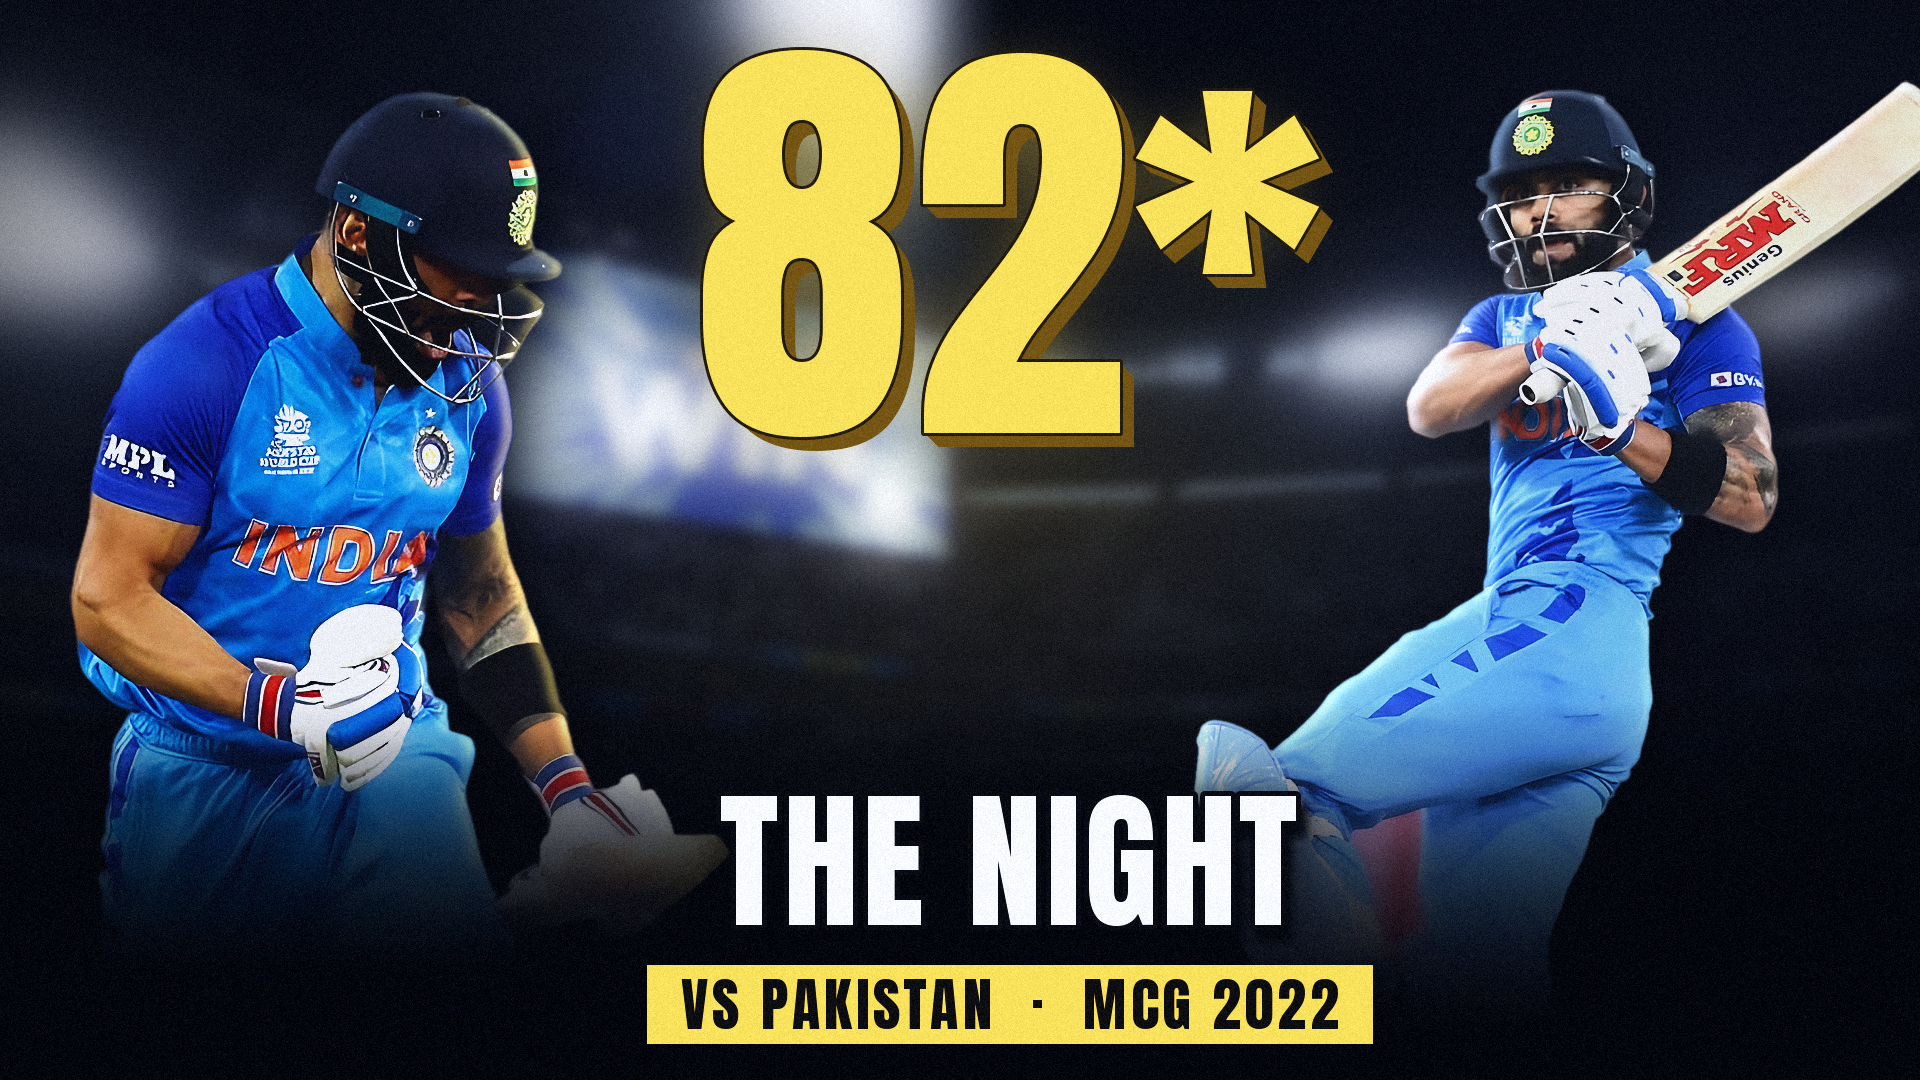

This figure's Python source:
#!/usr/bin/env python3
"""1920x1080 thumbnail: "Virat Kohli's 82: The Night That Became Cricket History | MCG 2022".

Real MCG night (post-win photo, blurred + bloomed) behind; Virat's roar large on the left; the six off
Haris Rauf on the right; a giant 82* set behind both players; "THE NIGHT" + VS PAKISTAN · MCG 2022 banner.
Cut-outs come from Real-ESRGAN 4x upscales; compositing helpers are shared with the World Cup 2003 thumbnail.

    python3 thumb_82.py  ->  thumb_82.png / .jpg / _small.png
"""
import os
import sys

import numpy as np
from PIL import Image, ImageDraw, ImageFilter, ImageFont

HERE = os.path.dirname(os.path.abspath(__file__))
sys.path.insert(0, os.path.join(HERE, "..", "doc_video", "thumb"))
import thumb_wc2003 as tw  # noqa: E402
from thumb_wc2003 import ANTON, H, W, arr, fade_bottom, finish, img, load_cut, place, radial, regrade, shadow_text  # noqa: E402

Y = (255, 222, 89)  # brand #FFDE59
tw.HERE = HERE


def background():
    """The MCG on the night (post-win photo): cover-crop, blur, cool grade, floodlight bloom, vignette."""
    # stands + lights from either side of the players in the photo, blended at the seam (behind the 82*)
    src = Image.open(os.path.join(HERE, "bg_mcg.jpg")).convert("RGB")
    left, right = src.crop((0, 0, 470, 400)), src.crop((730, 0, 1200, 400))
    joined = Image.new("RGB", (900, 400))
    joined.paste(left, (0, 0))
    seam = Image.linear_gradient("L").rotate(90, expand=True).resize((40, 400)).transpose(Image.FLIP_LEFT_RIGHT)
    joined.paste(right, (430, 0))
    joined.paste(left.crop((430, 0, 470, 400)), (430, 0), seam)
    im = joined.resize((W, int(400 * W / 900)), Image.LANCZOS)
    canvas = Image.new("RGB", (W, H), (6, 8, 14))
    canvas.paste(im, (0, 0))
    fade = Image.linear_gradient("L").resize((W, 260)).point(lambda v: 255 - v)
    canvas.paste(Image.new("RGB", (W, 260), (6, 8, 14)), (0, im.height - 260), Image.eval(fade, lambda v: 255 - v))
    im = canvas
    im = im.filter(ImageFilter.GaussianBlur(7))
    a = arr(im)
    lum = a.mean(-1, keepdims=True)
    bloom = arr(img(np.clip((lum - 170) * 3, 0, 255)[..., 0], "L").filter(ImageFilter.GaussianBlur(30)))[..., None] / 255
    a = lum + (a - lum) * 0.8
    a = a * np.array([0.8, 0.9, 1.08], np.float32) * 0.5
    a += bloom * np.array([255, 240, 215], np.float32) * 0.9
    a += radial(960, 470, 700, 500, 1.8)[..., None] * np.array(Y, np.float32) * 0.18   # warm glow behind 82*
    yy, xx = np.mgrid[0:H, 0:W].astype(np.float32)
    v = 1 - 0.75 * np.clip(((xx - W / 2) / (W * 0.6)) ** 2 + ((yy - H * 0.42) / (H * 0.78)) ** 2, 0, 1)
    return img(a * v[..., None]).convert("RGBA")


def big_number(base, txt, cx, top, size):
    """Giant yellow number with dark extrusion and glow, drawn before the players so they overlap it."""
    f = ImageFont.truetype(ANTON, size)
    l, t, r, b = f.getbbox(txt)
    x = int(cx - (r - l) / 2 - l)
    glow = Image.new("RGBA", base.size, (0, 0, 0, 0))
    ImageDraw.Draw(glow).text((x, top - t), txt, font=f, fill=Y + (150,))
    base.alpha_composite(glow.filter(ImageFilter.GaussianBlur(40)))
    ext = Image.new("RGBA", base.size, (0, 0, 0, 0))
    d = ImageDraw.Draw(ext)
    for k in range(14, 0, -1):
        d.text((x + k, top - t + k), txt, font=f, fill=(120, 90, 10, 255))
    base.alpha_composite(ext)
    ImageDraw.Draw(base).text((x, top - t), txt, font=f, fill=Y, stroke_width=3, stroke_fill=(40, 30, 4))


def banner(base, txt, cx, top, size=60):
    f = ImageFont.truetype(ANTON, size)
    track = 4
    w = sum(f.getlength(c) for c in txt) + track * (len(txt) - 1)
    l, t, r, b = f.getbbox(txt)
    pw, ph = 34, 14
    box = (int(cx - w / 2 - pw), top, int(cx + w / 2 + pw), top + (b - t) + 2 * ph)
    sh = Image.new("RGBA", base.size, (0, 0, 0, 0))
    ImageDraw.Draw(sh).rectangle((box[0] + 8, box[1] + 10, box[2] + 8, box[3] + 10), fill=(0, 0, 0, 200))
    base.alpha_composite(sh.filter(ImageFilter.GaussianBlur(10)))
    d = ImageDraw.Draw(base)
    d.rectangle(box, fill=Y + (255,))
    x = box[0] + pw - l
    for c in txt:
        d.text((x, top + ph - t), c, font=f, fill=(14, 12, 6))
        x += f.getlength(c) + track


def main():
    base = background()
    big_number(base, "82*", 1010, 50, 440)

    # RIGHT - the six off Rauf, a step back
    sx = load_cut("cut_six.png", 960)
    sx = regrade(sx, color=1.05, contrast=1.08, bright=0.95, sharpen=(1.0, 60, 1))
    sx = tw.directional_light(sx, "left", (255, 225, 160), 0.5)
    sx = fade_bottom(sx, 700, 960)
    place(base, sx, 1575 - sx.width // 2, 80, rim_color=(170, 210, 255), rim_side=-1, rim_k=0.45, shadow=0.6)

    # LEFT - the roar, hero
    ro = load_cut("cut_roar.png", 900)
    ro = regrade(ro, color=1.1, contrast=1.1, bright=1.06, sharpen=(1.0, 60, 1))
    ro = tw.directional_light(ro, "right", (255, 215, 140), 0.55)
    ro = fade_bottom(ro, 640, 880)
    place(base, ro, 400 - ro.width // 2, 90, wrap=0.4, rim_color=Y, rim_side=1, rim_k=0.5, shadow=0.75)

    tw.floor(base, 700)
    shadow_text(base, "THE NIGHT", 150, 1010, 790, (255, 255, 255), stroke=5, tracking=4)
    banner(base, "VS PAKISTAN  ·  MCG 2022", 1010, 965, 58)
    finish(base, "thumb_82")


if __name__ == "__main__":
    main()
